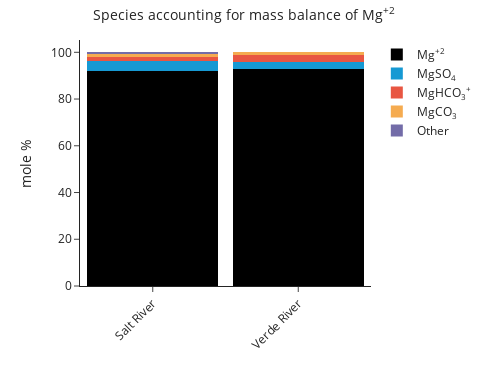

Notebook code for this chart:
### Markdown cell above
She could also visualize magnesium, calcium, and their complexes:

### Code cell
speciation.plot_mass_contribution("Mg+2")

### Figure 1 — Plotly figure (JSON) as saved in the notebook; plotly's stock layout.template omitted (floating-point values rounded to 4 significant figures)
{"data": [{"hovertemplate": "species=Mg<sup>+2</sup><br>sample=%{x}<br>mole %=%{y}<extra></extra>", "legendgroup": "Mg<sup>+2</sup>", "marker": {"color": "#000000", "line": {"width": 0}, "pattern": {"shape": ""}}, "name": "Mg<sup>+2</sup>", "orientation": "v", "showlegend": true, "textposition": "auto", "type": "bar", "width": 0.9, "x": ["Salt River", "Verde River"], "xaxis": "x", "y": [91.95, 92.7], "yaxis": "y"}, {"hovertemplate": "species=MgSO<sub>4</sub><br>sample=%{x}<br>mole %=%{y}<extra></extra>", "legendgroup": "MgSO<sub>4</sub>", "marker": {"color": "#1699d3", "line": {"width": 0}, "pattern": {"shape": ""}}, "name": "MgSO<sub>4</sub>", "orientation": "v", "showlegend": true, "textposition": "auto", "type": "bar", "width": 0.9, "x": ["Salt River", "Verde River"], "xaxis": "x", "y": [4.14, 3.06], "yaxis": "y"}, {"hovertemplate": "species=MgHCO<sub>3</sub><sup>+</sup><br>sample=%{x}<br>mole %=%{y}<extra></extra>", "legendgroup": "MgHCO<sub>3</sub><sup>+</sup>", "marker": {"color": "#e85642", "line": {"width": 0}, "pattern": {"shape": ""}}, "name": "MgHCO<sub>3</sub><sup>+</sup>", "orientation": "v", "showlegend": true, "textposition": "auto", "type": "bar", "width": 0.9, "x": ["Salt River", "Verde River"], "xaxis": "x", "y": [1.85, 3.07], "yaxis": "y"}, {"hovertemplate": "species=MgCO<sub>3</sub><br>sample=%{x}<br>mole %=%{y}<extra></extra>", "legendgroup": "MgCO<sub>3</sub>", "marker": {"color": "#f5ab50", "line": {"width": 0}, "pattern": {"shape": ""}}, "name": "MgCO<sub>3</sub>", "orientation": "v", "showlegend": true, "textposition": "auto", "type": "bar", "width": 0.9, "x": ["Salt River", "Verde River"], "xaxis": "x", "y": [1.24, 1.1], "yaxis": "y"}, {"hovertemplate": "species=Other<br>sample=%{x}<br>mole %=%{y}<extra></extra>", "legendgroup": "Other", "marker": {"color": "#736ca8", "line": {"width": 0}, "pattern": {"shape": ""}}, "name": "Other", "orientation": "v", "showlegend": true, "textposition": "auto", "type": "bar", "width": 0.9, "x": ["Salt River", "Verde River"], "xaxis": "x", "y": [0.82, 0.07], "yaxis": "y"}], "layout": {"bargap": 0, "barmode": "relative", "height": 366, "legend": {"title": {}, "tracegroupgap": 0}, "margin": {"t": 40}, "title": {"text": "<span style=\"font-size: 14px;\">Species accounting for mass balance of Mg<sup>+2</sup></span>", "x": 0.5, "xanchor": "center"}, "width": 488, "xaxis": {"anchor": "y", "autorange": true, "categoryarray": ["Salt River", "Verde River"], "categoryorder": "array", "domain": [0, 1], "fixedrange": true, "range": [-0.5, 1.5], "tickangle": -45, "title": {}, "type": "category"}, "yaxis": {"anchor": "x", "autorange": true, "domain": [0, 1], "fixedrange": true, "range": [0, 105.3], "title": {"text": "mole %"}, "type": "linear"}}}
